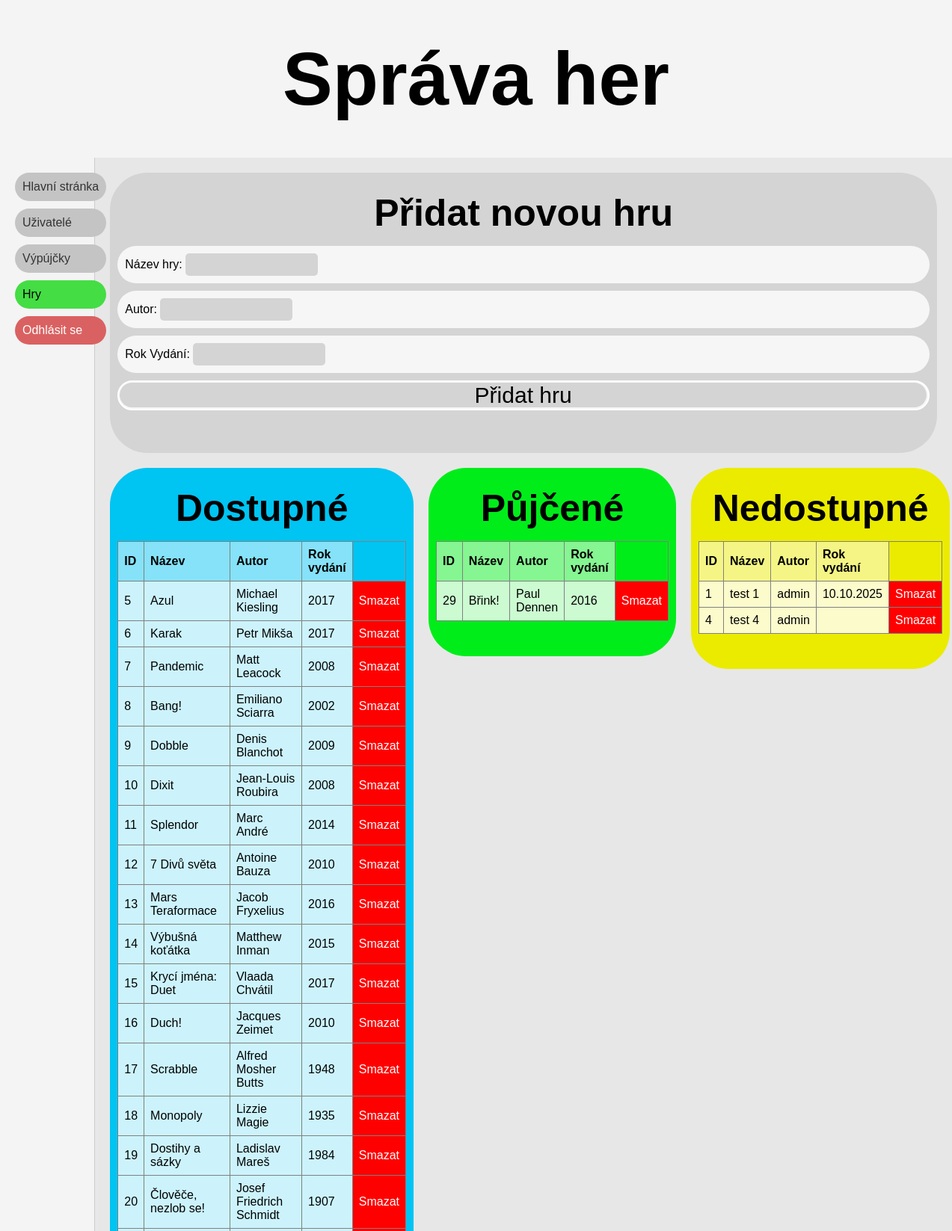
/hry.php (signed in, upper part), run on the app's committed database.
### tables this page shows
CREATE TABLE `hry` (
  `id` int(11) NOT NULL,
  `nazev` varchar(50) NOT NULL,
  `autor` varchar(100) NOT NULL,
  `rokvydani` varchar(11) NOT NULL,
  `stav` varchar(20) NOT NULL,
  `pocetLidi` int(11) NOT NULL,
  `smazat` binary(1) NOT NULL DEFAULT '\0',
  `poznamka` varchar(500) NOT NULL
);

### hry.php (the view, shortened to what this page needs)
<?php
require 'config.php';
$free = $pdo->query("SELECT * FROM hry WHERE stav = 'dostupná'")->fetchAll();
$not = $pdo->query("SELECT * FROM hry WHERE stav = 'nedostupná'")->fetchAll();
$taken = $pdo->query("SELECT * FROM hry WHERE stav = 'vypůjčená'")->fetchAll();
?>
<!DOCTYPE html>
<html>
<head>
    <link rel="stylesheet" href="style.css">
</head>
<body>
    <h1>Správa her</h1>
    <div class="layout">
        <div class="sidebar">
            <div class="menu">
                <a href="dashboard.php">Hlavní stránka</a>
                <a href="uzivatele.php">Uživatelé</a>
                <a href="vypujcky.php">Výpújčky</a>
                <p>Hry</p>
                <a href="logout.php" class="logout" >Odhlásit se</a>
            </div>
        </div>
        <div class="content">
            <div class="infoElement iE0">
                <h3>Přidat novou hru</h3>
                <form method="POST">
                    <div class="formDiv">Název hry: <input type="text" name="nazev" class="form"></div>
                    <div class="formDiv">Autor: <input type="text" name="autor" class="form"></div>
                    <div class="formDiv">Rok Vydání: <input type="text" name="rok_vydani" class="form"></div>
                    <div class="formDiv submitDiv"><input type="submit" name="pridat" value="Přidat hru" class="form submit"></div>
                </form>
            </div>
            <div class="info">
                <div class="infoElement iE1">
                    <h3>Dostupné</h3>
                    <table border="1">
                        <tr>
                            <th>ID</th>
                            <th>Název</th>
                            <th>Autor</th>
                            <th>Rok vydání</th>
                        </tr>
                        <?php foreach ($free as $f) { ?>
                        <tr>
                            <td><?php echo $f['id']?></td>
                            <td><?php echo $f['nazev']?></td>
                            <td><?php echo $f['autor']?></td>
                            <td><?php echo $f['rokvydani']?></td>
                            <td class="delete"><a href="hry.php?smazat=<?php echo $f['id']; ?>">Smazat</a></td>
                        </tr>
                        <?php } ?>
                    </table>
                </div>
                <div class="infoElement iE2">
                    <h3>Půjčené</h3>
                    <table border="1">
                        <tr>
                            <th>ID</th>
                            <th>Název</th>
                            <th>Autor</th>
                            <th>Rok vydání</th>
                        </tr>
                        <?php foreach ($taken as $t) { ?>
                        <tr>
                            <td><?php echo $t['id']?></td>
                            <td><?php echo $t['nazev']?></td>
                            <td><?php echo $t['autor']?></td>
                            <td><?php echo $t['rokvydani']?></td>
                            <td class="delete"><a href="hry.php?smazat=<?php echo $t['id']; ?>">Smazat</a></td>
                        </tr>
                        <?php } ?>
                    </table>
                </div>
                <div class="infoElement iE3">
                    <h3>Nedostupné</h3>
                    <table border="1">
                        <tr>
                            <th>ID</th>
                            <th>Název</th>
                            <th>Autor</th>
                            <th>Rok vydání</th>
                        </tr>
                        <?php foreach ($not as $n) { ?>
                        <tr>
                            <td><?php echo $n['id']?></td>
                            <td><?php echo $n['nazev']?></td>
                            <td><?php echo $n['autor']?></td>
                            <td><?php echo $n['rokvydani']?></td>
                            <td class="delete"><a href="hry.php?smazat=<?php echo $n['id']; ?>">Smazat</a></td>
                        </tr>
                        <?php } ?>
                    </table>
                </div>
            </div>
        </div>
    </div>
</body>
</html>

### style.css (style rules this page uses)
* { box-sizing: border-box; margin: 0; padding: 0; text-decoration: none; color: black; }
body { background-color: #e7e7e7; font-family: Arial, sans-serif; padding: 10; display: flex; flex-direction: column; align-items: center; }
h1 { position: static; text-align: center; padding-top: 48px; padding-right: 48px; padding-bottom: 48px; padding-left: 48px; font-size: 100px; background-color: #f4f4f4; width: 100%; }
.layout { display: flex; width: 100%; }
.sidebar { height: inherit; width: 10%; background-color: #f4f4f4; padding: 20px; border-right: 1px solid #ccc; }
.sidebar .menu p { background-color: #44dd44; padding: 10px; cursor: pointer; }
.sidebar .menu a, .sidebar .menu p { border-top-left-radius: 50px; border-top-right-radius: 50px; border-bottom-right-radius: 50px; border-bottom-left-radius: 50px; }
.sidebar .menu a { display: block; padding: 10px; text-decoration: none; color: #333; background-color: #c4c4c4; }
.sidebar .menu .logout { background-color: #da6161; color: white; }
.content { flex-grow: 1; padding: 20px; width: 90%; }
.info { display: flex; gap: 20px; align-items: flex-start; margin-top: 20px; }
.infoElement { flex: 1; padding-top: 10px; padding-right: 10px; padding-bottom: 47px; padding-left: 10px; border-top-left-radius: 50px; border-top-right-radius: 50px; border-bottom-right-radius: 50px; border-bottom-left-radius: 50px; }
table { width: 100%; border-collapse: collapse; }
th, td { padding: 8px; text-align: left; }
* th { background-color: #ffffff85; }
* td { background-color: #ffffffcc; }
h3 { font-size: 50px; text-align: center; padding-bottom: 15px; padding-top: 15px; }
.menu { display: flex; flex-direction: column; gap: 10px; position: fixed; }
.iE0 { background-color: #d4d4d4; }
.iE1 { background-color: #00c4f2; }
.iE2 { background-color: #00ed1a; }
.iE3 { background-color: #ebeb00; }
.formDiv { background-color: #ffffffcc; border-radius: 30px; padding: 10px; margin-bottom: 10px; width: 100%; }
.form { border: none; height: 30px; width: auto; background-color: #d4d4d4; border-radius: 5px; }
.submitDiv { height: 40px; padding: 1px; border: white 2px solid; box-shadow: none; }
.submit { width: calc(100% - 1px); height: calc(100% - 1px); border-radius: inherit; border: none; font-size: 30px; }
.delete { background-color: #ff0000; }
.delete a { color: white; }

### data on the page
hry: id "5", nazev "Azul", autor "Michael Kiesling", rokvydani "2017"
hry: id "6", nazev "Karak", autor "Petr Mikša", rokvydani "2017"
hry: id "7", nazev "Pandemic", autor "Matt Leacock", rokvydani "2008"
hry: id "8", nazev "Bang!", autor "Emiliano Sciarra", rokvydani "2002"
hry: id "9", nazev "Dobble", autor "Denis Blanchot", rokvydani "2009"
hry: id "10", nazev "Dixit", autor "Jean-Louis Roubira", rokvydani "2008"
hry: id "11", nazev "Splendor", autor "Marc André", rokvydani "2014"
hry: id "12", nazev "7 Divů světa", autor "Antoine Bauza", rokvydani "2010"
hry: id "13", nazev "Mars Teraformace", autor "Jacob Fryxelius", rokvydani "2016"
hry: id "14", nazev "Výbušná koťátka", autor "Matthew Inman", rokvydani "2015"
hry: id "15", nazev "Krycí jména: Duet", autor "Vlaada Chvátil", rokvydani "2017"
hry: id "16", nazev "Duch!", autor "Jacques Zeimet", rokvydani "2010"
hry: id "17", nazev "Scrabble", autor "Alfred Mosher Butts", rokvydani "1948"
hry: id "18", nazev "Monopoly", autor "Lizzie Magie", rokvydani "1935"
hry: id "19", nazev "Dostihy a sázky", autor "Ladislav Mareš", rokvydani "1984"
hry: id "20", nazev "Člověče, nezlob se!", autor "Josef Friedrich Schmidt", rokvydani "1907"
hry: id "29", nazev "Břink!", autor "Paul Dennen", rokvydani "2016"
hry: id "1", nazev "test 1", autor "admin", rokvydani "10.10.2025"
hry: id "4", nazev "test 4", autor "admin"
